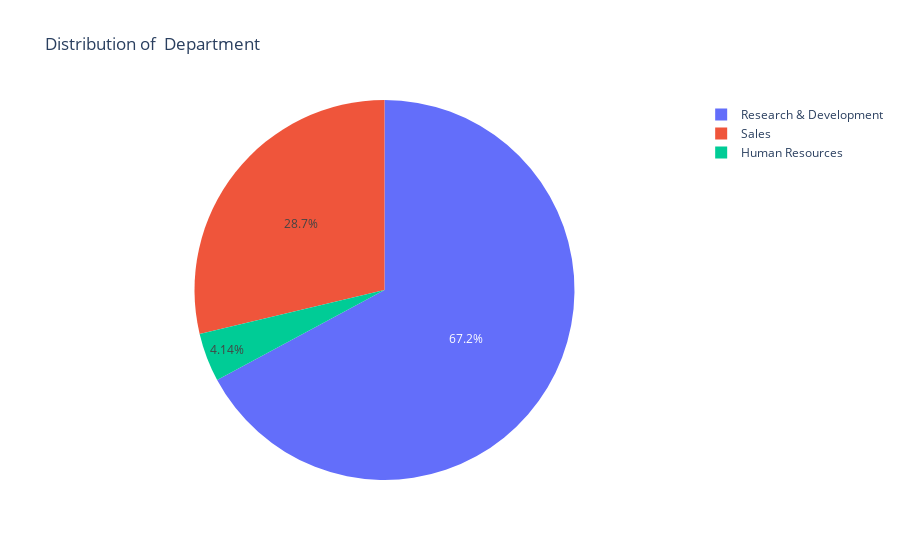
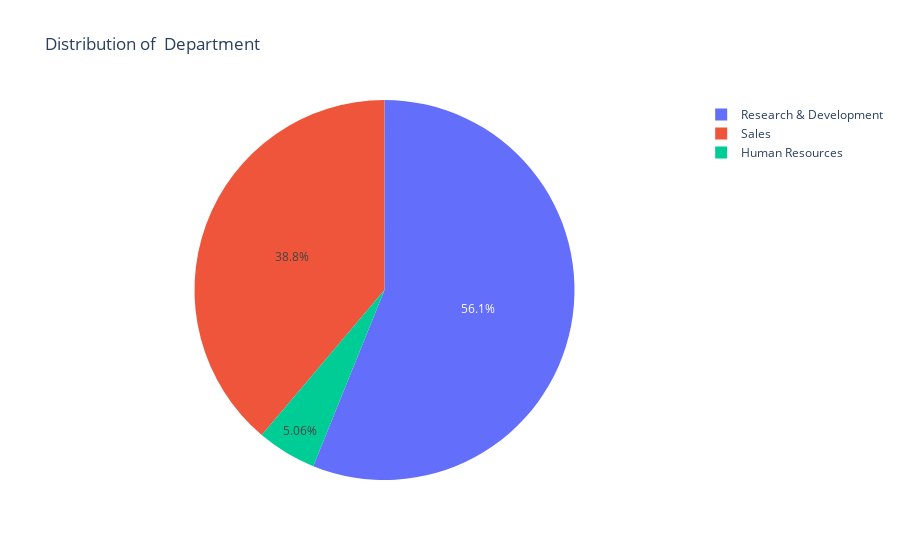

Notebook code cell kept with these figures, in order:
### Code cell
import matplotlib.pyplot as plt
import plotly.graph_objects as go

def plot_pie(df, column):
    counts = df[column].value_counts()
    labels = counts.index
    values = counts.values

    fig = go.Figure(data=[go.Pie(labels=labels, values=values)])
    fig.update_layout(title=f'Distribution of  {column}')
    fig.show()

def barplot(df, column, horizontal=True):
    counts = df[column].value_counts()
    plt.figure(figsize=(8, 6))
    if horizontal:
        counts.plot(kind='barh')
        plt.xlabel('Count')
        plt.ylabel(column)
    else:
        counts.plot(kind='bar')
        plt.xlabel(column)
        plt.ylabel('Count')
    plt.title(f'Bar Plot of {column}')
    plt.show()

# Assuming 'hr_Attrition' is your DataFrame
# Replace 'hr_Attrition' with the actual name of your DataFrame

print('\n\nNonAttrition')
plot_pie(grp_nonAttrition, 'Department')

print('\n BAsed on attrition')
plot_pie(grp_Attrition, 'Department')

barplot(grp_nonAttrition, 'Department', horizontal=False)
barplot(grp_Attrition, 'Gender', horizontal=False)

### Figure 1 — Plotly figure (JSON) as saved in the notebook; plotly's stock layout.template omitted (floating-point values rounded to 4 significant figures)
{"data": [{"labels": ["Research & Development", "Sales", "Human Resources"], "type": "pie", "values": [828, 354, 51]}], "layout": {"title": {"text": "Distribution of  Department"}}}

### Figure 2 — Plotly figure (JSON) as saved in the notebook; plotly's stock layout.template omitted (floating-point values rounded to 4 significant figures)
{"data": [{"labels": ["Research & Development", "Sales", "Human Resources"], "type": "pie", "values": [133, 92, 12]}], "layout": {"title": {"text": "Distribution of  Department"}}}
